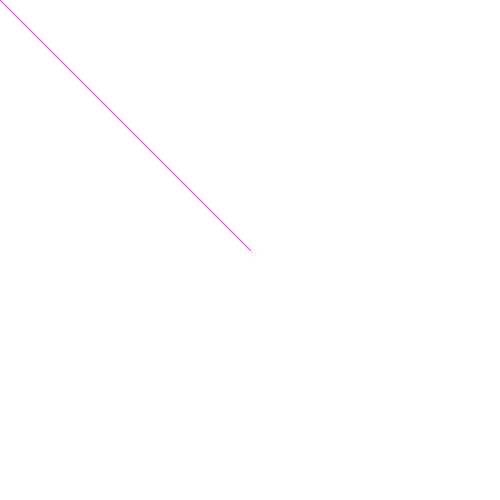
Frame 1 (no input)
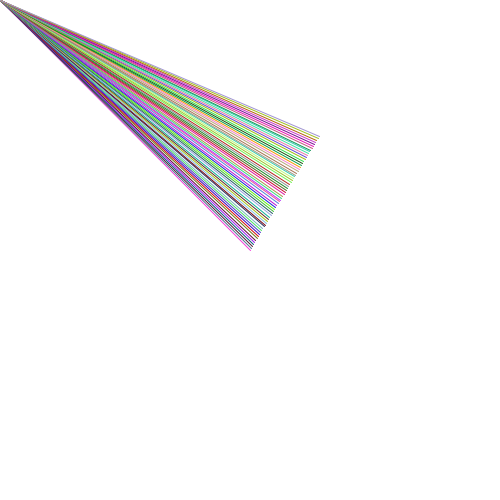
Frame 60 (the mouse pressed at the canvas centre just before this capture)
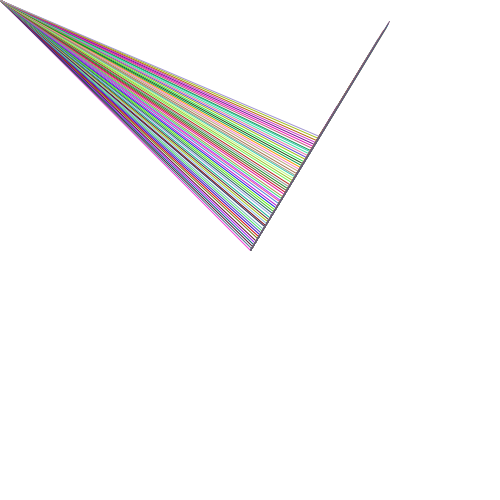
Frame 120 (the mouse held since frame 60 and released just before this capture)

The Processing sketch that drew these frames (run headless with seeded random() and noise(); from frame 60 on, the mouse is pressed at the canvas centre):

// Processing sketch: processingCreativityExample3
// ── processingCreativityExample3.pde
float x, y, dx, dy;

void setup(){
  size(500, 500);
  background(255);
  x = width/2;
  y = height/2;
  dx = random(-4, 4);
  dy = random(-4, 4);
}

void draw(){
  stroke(random(255), random(255), random(255));
  line(x, y, mouseX, mouseY);
  x += dx;
  y += dy;
  if(x < 0 || x > width){
    dx *= -1;
  }
  if(y < 0 || y > height){
    dy *= -1;
  }
}
